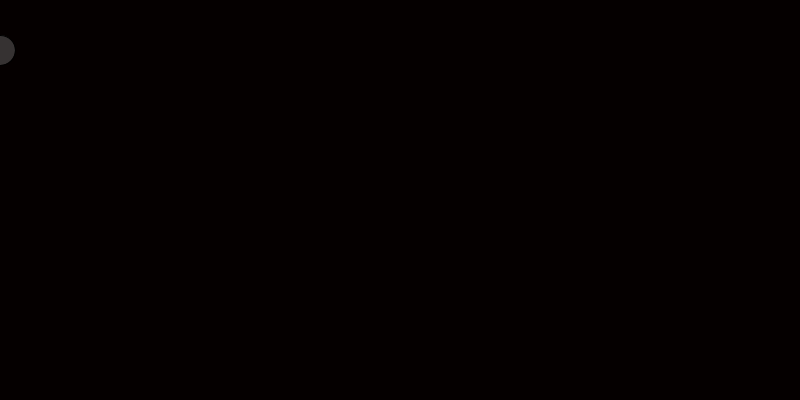
Frame 1 (no input)
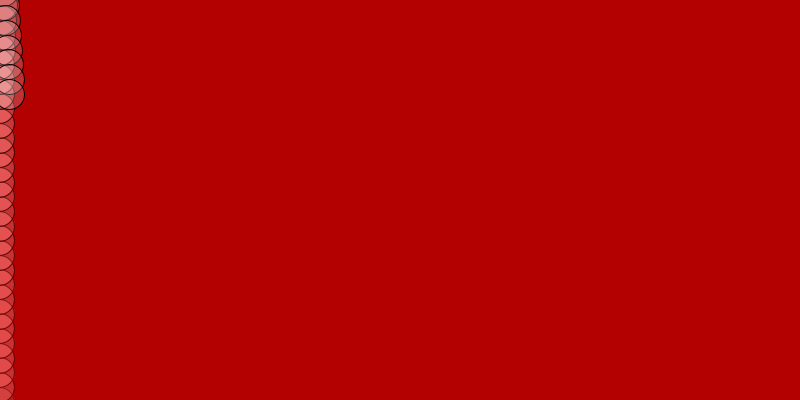
Frame 60 (the mouse pressed at the canvas centre just before this capture)
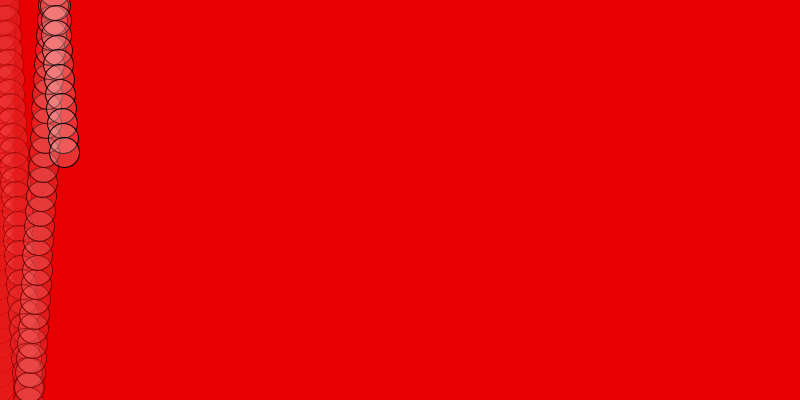
Frame 120 (the mouse held since frame 60 and released just before this capture)

The Processing sketch that drew these frames (run headless with seeded random() and noise(); from frame 60 on, the mouse is pressed at the canvas centre):

// Processing sketch: E_gimmesometrails
// ── E_gimmesometrails.pde

float thex;
float they;

float d; // velocity
float t; // angle


void setup()
{
  size(800, 400);

  background(0);

  thex = 0;
  they = 50;

  d = random(5, 20); // random velocity
  t = random(0, TWO_PI); // random angle
}

void draw()
{
  //background(0);
  noStroke(); // this means no border
  fill(255, 0, 0, 5); // RGBA
  rect(0, 0, width, height);

  stroke(0);
  fill(255, 255, 255, 50);

  ellipse(thex, they, 30, 30);

  thex = thex+d*cos(t);
  they = they+d*sin(t);

  // let's make it wrap
  if (thex>width) t=PI-t;
  if (thex<0) t=PI-t;
  if (they>height) t=TWO_PI-t;
  if (they<0) t=TWO_PI-t;
}
